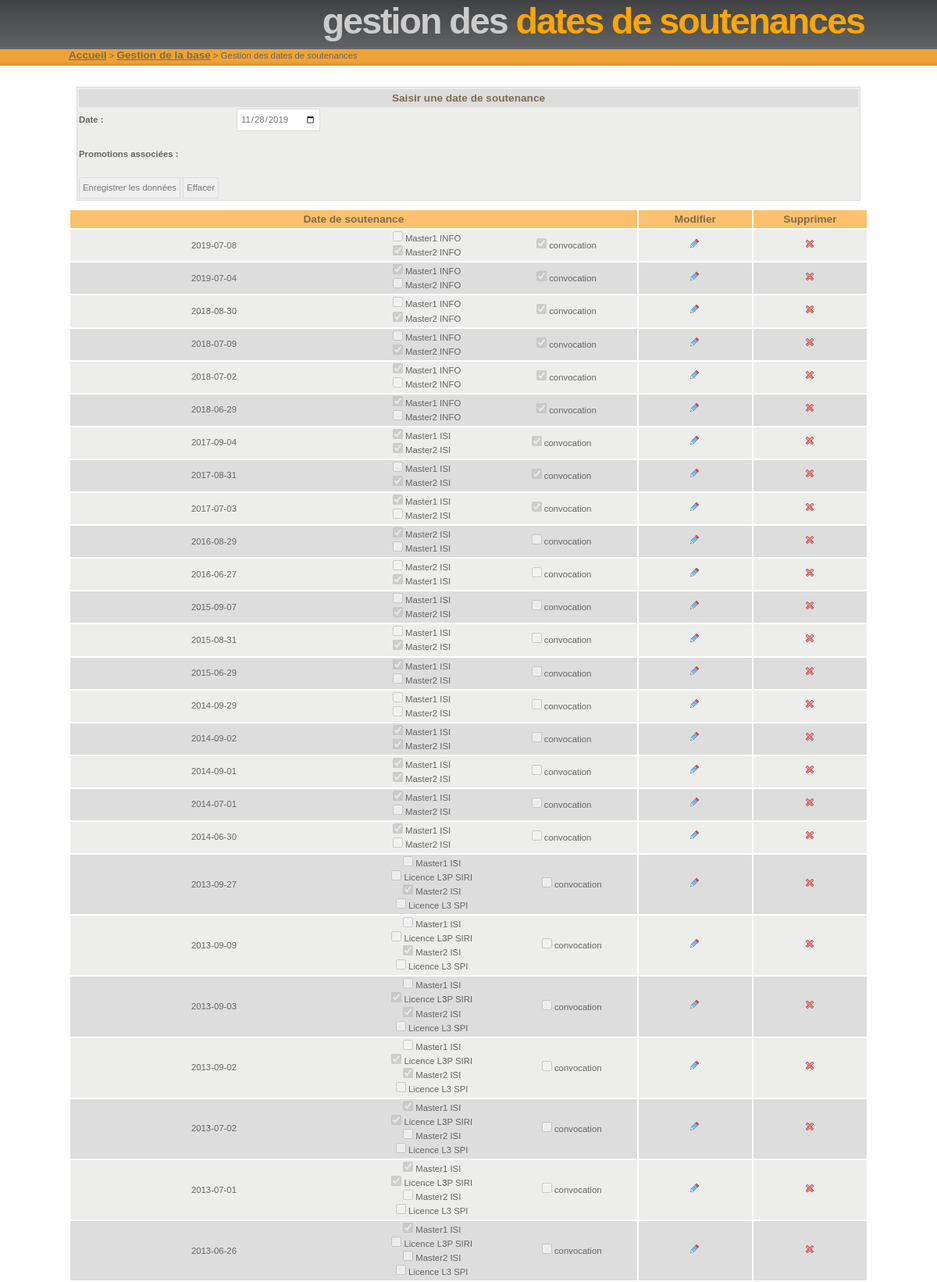
The page /gestion/soutenances/gestionDate.php (upper part) on the database its author committed.
### tables this page shows
CREATE TABLE IF NOT EXISTS `datesoutenance` (
  `iddatesoutenance` INT(10) NOT NULL AUTO_INCREMENT,
  `jour` INT(2) NOT NULL DEFAULT '0',
  `mois` INT(2) NOT NULL DEFAULT '0',
  `annee` INT(4) NOT NULL DEFAULT '0',
  `convocation` TINYINT(4) NOT NULL DEFAULT '0',
  PRIMARY KEY (`iddatesoutenance`));

CREATE TABLE IF NOT EXISTS `promotion` (
  `idpromotion` INT(10) NOT NULL AUTO_INCREMENT,
  `anneeuniversitaire` INT(10) NOT NULL DEFAULT '0',
  `idparcours` INT(10) NOT NULL,
  `idfiliere` INT(10) NOT NULL,
  `email_promotion` VARCHAR(200) NULL DEFAULT NULL,
  PRIMARY KEY (`idpromotion`),
  INDEX `idfiliere_idx` (`idfiliere` ASC),
  INDEX `idparcours_idx` (`idparcours` ASC),
  CONSTRAINT `fk_promotion_filiere_idfiliere`
    FOREIGN KEY (`idfiliere`)
    REFERENCES `filiere` (`idfiliere`)
    ON DELETE NO ACTION
    ON UPDATE NO ACTION,
  CONSTRAINT `fk_promotion_parcours_idparcours`
    FOREIGN KEY (`idparcours`)
    REFERENCES `parcours` (`idparcours`)
    ON DELETE NO ACTION
    ON UPDATE NO ACTION);

CREATE TABLE IF NOT EXISTS `filiere` (
  `idfiliere` INT(10) NOT NULL AUTO_INCREMENT,
  `nomfiliere` VARCHAR(50) NOT NULL,
  `temps_soutenance` INT(3) NOT NULL DEFAULT '20',
  `affDepot` TINYINT(1) NOT NULL DEFAULT '1',
  PRIMARY KEY (`idfiliere`));

CREATE TABLE IF NOT EXISTS `parcours` (
  `idparcours` INT(10) NOT NULL AUTO_INCREMENT,
  `nomparcours` VARCHAR(50) NOT NULL,
  PRIMARY KEY (`idparcours`));

### classes/bdd/connec.inc (called while the page is built, shortened)
<?php
$tab1 = 'relation_promotion_datesoutenance';
$tab5 = 'datesoutenance';
$tab10 = 'filiere';
$tab13 = 'parcours';
$tab15 = 'promotion';
?>

### classes/bdd/DateSoutenance_BDD.php (called while the page is built, shortened)
<?php
class DateSoutenance_BDD {
    public static function getDateSoutenance($identifiant) {
	global $db;
	global $tab5;
	$sql = "SELECT * FROM $tab5 WHERE iddatesoutenance='$identifiant';";
	$res = $db->query($sql);
	if ($res) {
	    $enreg = $res->fetch_array();
	    return $enreg;
	}
	else
	    return FALSE;
    }
    public static function listerDateSoutenance($filtre, $ordre) {
	global $db;
	global $tab5;
	if ($filtre == '')
	    $sql = "SELECT * FROM $tab5 ORDER BY annee $ordre, mois $ordre, jour $ordre;";
	else
	    $sql = "SELECT * FROM $tab5 WHERE " . $filtre->getStrFiltres() . " ORDER BY annee $ordre, mois $ordre, jour $ordre;";
	$result = $db->query($sql);
	$tabDateSoutenance = array();
	if ($result) {
	    while ($dateSoutenance = $result->fetch_array()) {
		$tab = array();
		array_push($tab, $dateSoutenance["iddatesoutenance"]);
		array_push($tab, $dateSoutenance["jour"]);
		array_push($tab, $dateSoutenance["mois"]);
		array_push($tab, $dateSoutenance["annee"]);
		array_push($tab, $dateSoutenance["convocation"]);
		array_push($tabDateSoutenance, $tab);
	    }
	}
	return $tabDateSoutenance;
    }
    public static function listerRelationPromoDate($idDate) {
	global $db;
	global $tab1;
	$sql = "SELECT idpromotion FROM $tab1 WHERE iddatesoutenance='$idDate';";
	$result = $db->query($sql);
	$tabIdPromotion = array();
	if ($result) {
	    while ($ligne = $result->fetch_row()) {
		array_push($tabIdPromotion, $ligne[0]);
	    }
	}
	return $tabIdPromotion;
    }
}
?>

### classes/moteur/DateSoutenance.php (called while the page is built, shortened)
<?php
class DateSoutenance {
    var $identifiantBDD;
    var $jour;
    var $mois;
    var $annee;
    var $convocation;
    public function __construct($identifiantBDD, $jour, $mois, $annee, $convocation) {
	$this->identifiantBDD = $identifiantBDD;
	$this->jour = $jour;
	$this->mois = $mois;
	$this->annee = $annee;
	$this->convocation = $convocation;
    }
    public function getIdentifiantBDD() {
	return $this->identifiantBDD;
    }
    public function getJour() {
	return $this->jour;
    }
    public function getMois() {
	return $this->mois;
    }
    public function getAnnee() {
	return $this->annee;
    }
    public function getConvocation() {
	return $this->convocation;
    }
    public static function getDateSoutenance($idDateSoutenance) {
	$dateSoutenanceBDD = DateSoutenance_BDD::getDateSoutenance($idDateSoutenance);
	return new DateSoutenance($dateSoutenanceBDD["iddatesoutenance"],
				  $dateSoutenanceBDD["jour"],
				  $dateSoutenanceBDD["mois"],
				  $dateSoutenanceBDD["annee"],
				  $dateSoutenanceBDD["convocation"]);
    }
    public static function listerDateSoutenance($filtre = '', $ordre = 'ASC') {
	$tabDateSoutenance = array();
	$tabDateSoutenanceString = DateSoutenance_BDD::listerDateSoutenance($filtre, $ordre);
	for ($i = 0; $i < sizeof($tabDateSoutenanceString); $i++)
	    array_push($tabDateSoutenance,
		    new DateSoutenance($tabDateSoutenanceString[$i][0],
				       $tabDateSoutenanceString[$i][1],
				       $tabDateSoutenanceString[$i][2],
				       $tabDateSoutenanceString[$i][3],
				       $tabDateSoutenanceString[$i][4]));
	return $tabDateSoutenance;
    }
    public static function listerRelationPromoDate($idDateSoutenance) {
	$tabPromos = DateSoutenance_BDD::listerRelationPromoDate($idDateSoutenance);
	return $tabPromos;
    }
}
?>

### classes/moteur/Promotion.php (called while the page is built, shortened)
<?php
class Promotion {
    var $identifiant_BDD;
    var $idParcours;
    var $idFiliere;
    public function __construct($identifiant_BDD, $anneeUniversitaire,
	    $idParcours, $idFiliere, $emailPromotion) {
	$this->identifiant_BDD = $identifiant_BDD;
	$this->idParcours = $idParcours;
	$this->idFiliere = $idFiliere;
    }
    public function getIdentifiantBDD() {
	return $this->identifiant_BDD;
    }
    public function getParcours() {
	return Parcours::getParcours($this->idParcours);
    }
    public function getFiliere() {
	return Filiere::getFiliere($this->idFiliere);
    }
    public static function listerPromotions($filtre) {
	$tabDonneesPromos = Promotion_BDD::getListePromotions($filtre);
	$tabP = array();
	for ($i = 0; $i < sizeof($tabDonneesPromos); $i++)
	    array_push($tabP,
		    new Promotion($tabDonneesPromos[$i][0],
				  $tabDonneesPromos[$i][1],
				  $tabDonneesPromos[$i][2],
				  $tabDonneesPromos[$i][3],
				  $tabDonneesPromos[$i][4]));
	return $tabP;
    }
}
?>

### classes/moteur/FiltreString.php (called while the page is built)
<?php
class FiltreString extends Filtre {
    public function __construct($champ, $valeur) {
	$this->strFiltres = $champ . " LIKE '" . $valeur . "'";
    }
}
?>

### classes/moteur/Filtre.php (called while the page is built, shortened)
<?php
class Filtre {
    var $strFiltres;
    public function getStrFiltres() {
	if ((substr_count($this->strFiltres, "=") <= 1) &&
	    (substr_count($this->strFiltres, "ILIKE") <= 1))
	    return $this->strFiltres;
	else
	    return "(" . $this->strFiltres . ")";
    }
}
?>

### classes/bdd/Promotion_BDD.php (called while the page is built, shortened)
<?php
class Promotion_BDD {
  public static function getListePromotions($filtre) {
    global $db;
    global $tab15;
    if ($filtre == "")
    $requete = "SELECT * FROM $tab15";
    else
    $requete = "SELECT * FROM $tab15 WHERE " . $filtre->getStrFiltres();
    $res = $db->query($requete);
    $tabPromos = array();
    if ($res) {
      while ($p = $res->fetch_array()) {
        $tab = array();
        array_push($tab, $p["idpromotion"]);
        array_push($tab, $p["anneeuniversitaire"]);
        array_push($tab, $p["idparcours"]);
        array_push($tab, $p["idfiliere"]);
        array_push($tab, $p["email_promotion"]);
        array_push($tabPromos, $tab);
      }
    }
    return $tabPromos;
  }
}
?>

### classes/bdd/Filiere_BDD.php (called while the page is built, shortened)
<?php
class Filiere_BDD {
    public static function getFiliere($identifiantBDD) {
	global $db;
	global $tab10;
	$sql = "SELECT * FROM $tab10 WHERE idfiliere='$identifiantBDD'";
	$res = $db->query($sql);
	if ($res) {
	    $enreg = $res->fetch_assoc();
	    return $enreg;
	} else
	    return FALSE;
    }
}
?>

### classes/moteur/Filiere.php (called while the page is built, shortened)
<?php
class Filiere {
    var $nom;
    public function __construct($identifiant_BDD, $nom, $tempsSoutenance = 20, $affDepot = 1) {
	$this->nom = $nom;
    }
    public function getNom() {
	return $this->nom;
    }
    public static function getFiliere($identifiantFiliere) {
	$filiereString = Filiere_BDD::getFiliere($identifiantFiliere);
	$filiere = new Filiere($filiereString['idfiliere'],
			       $filiereString['nomfiliere'],
			       $filiereString['temps_soutenance'],
			       $filiereString['affDepot']);
	return $filiere;
    }
}
?>

### classes/bdd/Parcours_BDD.php (called while the page is built, shortened)
<?php
class Parcours_BDD {
    public static function getParcours($identifiantBDD) {
	global $db;
	global $tab13;
	$sql = "SELECT * FROM $tab13 WHERE idparcours='$identifiantBDD';";
	$res = $db->query($sql);
	if ($res) {
	    $enreg = $res->fetch_array();
	    return $enreg;
	} else
	    return FALSE;
    }
}
?>

### classes/moteur/Parcours.php (called while the page is built, shortened)
<?php
class Parcours {
    var $nom;
    public function __construct($identifiant_BDD, $nom) {
	$this->nom = $nom;
    }
    public function getNom() {
	return $this->nom;
    }
    public static function getParcours($identifiantParcours) {
	$parcoursString = Parcours_BDD::getParcours($identifiantParcours);
	$parcours = new Parcours($parcoursString['idparcours'], $parcoursString['nomparcours']);
	return $parcours;
    }
}
?>

### classes/ihm/DateSoutenance_IHM.php (the view, shortened to what this page needs)
<?php
class DateSoutenance_IHM {
    public static function afficherFormulaireSaisie() {
	?>
	<form method="POST" action="">
	    <table>
		<tr id="entete2">
		    <td colspan=2>Saisir une date de soutenance</td>
		</tr>
		<tr>
		    <th width="150">Date :</th>
		    <td>
			<input type="date" name="date" value="<?php echo date("Y-m-d"); ?>"/>
		    </td>
		</tr>
		<tr>
		    <th></th>
		    <td>&nbsp;</td>
		</tr>
		<tr>
		    <th width="200">Promotions associées :</th>
		    <td>
		    </td>
		</tr>
		<tr>
		    <th></th>
		    <td>&nbsp;</td>
		</tr>
		<tr>
		    <td colspan=2>
			<input type=submit value="Enregistrer les données"/>
			<input type=reset value="Effacer"/>
		    </td>
		</tr>
	    </table>
	</form>
	<?php
    }
	?>
	<?php
    public static function afficherListeDateSoutenanceAEditer() {
	$tabDates = DateSoutenance::listerDateSoutenance();
	if (sizeof($tabDates) > 0) {
	    echo
	    "<table>
		<tr id='entete'>
		    <td width='50%'>Date de soutenance</td>
		    <td width='10%' align='center'>Modifier</td>
		    <td width='10%' align='center'>Supprimer</td>
		</tr>";
	    for ($i = sizeof($tabDates) - 1; $i >= 0; $i--) {
		$oDate = DateSoutenance::getDateSoutenance($tabDates[$i]->getIdentifiantBDD());
		$date_formatee = date('Y-m-d', mktime(0, 0, 0, $oDate->getMois(), $oDate->getJour(), $oDate->getAnnee()));
		$tabPromoDate = DateSoutenance::listerRelationPromoDate($tabDates[$i]->getIdentifiantBDD());
		$tabPromo = Promotion::listerPromotions(new FiltreString('anneeuniversitaire', $oDate->getAnnee() - 1));
		?>
		<tr class="ligne<?php echo $i % 2; ?>">
		    <td>
			<table >
			    <tr>
				<td width='50%'><?php echo $date_formatee; ?></td>
				<td>
				    <?php
				    foreach ($tabPromo as $promo) {
					$check = "";
					foreach ($tabPromoDate as $promo2)
					    if ($promo2 == $promo->getIdentifiantBDD())
						$check = "checked";
				    echo '<input type="checkbox" disabled name="promo[]" value="' . $promo->getIdentifiantBDD() . '" ' . $check . '> ' . $promo->getFiliere()->getNom() . ' ' . $promo->getParcours()->getNom() . '<br/>';
				    }
				    ?>
				</td>
				<td>
				    <?php
				    if ($oDate->getConvocation() == 0)
					echo '<input type="checkbox" disabled name="convocation" value="0"> convocation';
				    else
					echo '<input type="checkbox" disabled name="convocation" value="1" checked> convocation';
				    ?>
				</td>
			    </tr>
			</table>
		    </td>
		    <td align="center">
			<a href="gestionDate.php?action=mod&id=<?php echo $tabDates[$i]->getIdentifiantBDD(); ?>">
			    <img src="../../images/reply.png"/>
			</a>
		    </td>
		    <td align="center">
			<a href="gestionDate.php?action=sup&id=<?php echo $tabDates[$i]->getIdentifiantBDD(); ?>">
			    <img src="../../images/action_delete.png"/>
			</a>
		    </td>
		</tr>
		<?php
	    }
	    echo "</table>";
	    echo "<br/><br/>";
	} else {
	    echo "<br/><center>Aucune date n'a été trouvée.</center><br/>";
	}
    }
}
?>

### classes/ihm/Orange.css (style rules this page uses)
* { margin: 0; padding: 0; }
html { height: 100%; }
body { height: 100%; margin: 0; padding: 0; font: 71%/1.5em Verdana, 'Trebuchet MS', Arial, Sans-serif; background: url(../../images/headerbg.png) repeat-x; color: #666666; text-align: center; }
a { color: #EC981F; }
img { margin: 5px; border: 0; }
table { width: 100%; }
form { margin:10px; padding: 0; border: 1px solid #dcdbda; background-color: #ededec; }
input { padding: 4px; border:1px solid #ddd; font: normal 1em/1.5em Verdana, sans-serif; color:#777; }
#entete { background: #fbc16d; }
#entete td { font: bold 1.2em 'Trebuchet MS', Tahoma, Sans-serif; color: #806B4D; padding: 4px; }
#entete td, .ligne0 td, .ligne1 td { padding-left: 5px; padding-right: 5px; text-align: center; }
#entete2 { background: #DDDDDD; }
#entete2 td { font: bold 1.2em 'Trebuchet MS', Tahoma, Sans-serif; text-align: center; color: #806B4D; padding: 4px; }
#entete2 td, .ligne0 td, .ligne1 td { padding-left: 5px; padding-right: 5px; }
.ligne0 { background: #DDDDDD; }
.ligne1 { background: #ededec; }

### rows shown on the page
datesoutenance: date_formatee "2019-07-08"
promotion: idfiliere.nomfiliere "Master1", idparcours.nomparcours "INFO"
promotion: idfiliere.nomfiliere "Master2", idparcours.nomparcours "INFO"
datesoutenance: date_formatee "2019-07-04"
datesoutenance: date_formatee "2018-08-30"
promotion: idfiliere.nomfiliere "Master1", idparcours.nomparcours "INFO"
promotion: idfiliere.nomfiliere "Master2", idparcours.nomparcours "INFO"
datesoutenance: date_formatee "2018-07-09"
datesoutenance: date_formatee "2018-07-02"
datesoutenance: date_formatee "2018-06-29"
datesoutenance: date_formatee "2017-09-04"
promotion: idfiliere.nomfiliere "Master1", idparcours.nomparcours "ISI"
promotion: idfiliere.nomfiliere "Master2", idparcours.nomparcours "ISI"
datesoutenance: date_formatee "2017-08-31"
datesoutenance: date_formatee "2017-07-03"
datesoutenance: date_formatee "2016-08-29"
promotion: idfiliere.nomfiliere "Master2", idparcours.nomparcours "ISI"
promotion: idfiliere.nomfiliere "Master1", idparcours.nomparcours "ISI"
datesoutenance: date_formatee "2016-06-27"
datesoutenance: date_formatee "2015-09-07"
promotion: idfiliere.nomfiliere "Master1", idparcours.nomparcours "ISI"
promotion: idfiliere.nomfiliere "Master2", idparcours.nomparcours "ISI"
datesoutenance: date_formatee "2015-08-31"
datesoutenance: date_formatee "2015-06-29"
datesoutenance: date_formatee "2014-09-29"
promotion: idfiliere.nomfiliere "Master1", idparcours.nomparcours "ISI"
promotion: idfiliere.nomfiliere "Master2", idparcours.nomparcours "ISI"
datesoutenance: date_formatee "2014-09-02"
datesoutenance: date_formatee "2014-09-01"
datesoutenance: date_formatee "2014-07-01"
datesoutenance: date_formatee "2014-06-30"
datesoutenance: date_formatee "2013-09-27", filiere.nomfiliere "Master2", parcours.nomparcours "ISI"
promotion: idfiliere.nomfiliere "Master1", idparcours.nomparcours "ISI"
promotion: idfiliere.nomfiliere "Licence L3P", idparcours.nomparcours "SIRI"
promotion: idfiliere.nomfiliere "Licence L3", idparcours.nomparcours "SPI"
datesoutenance: date_formatee "2013-09-09", filiere.nomfiliere "Master2", parcours.nomparcours "ISI"
datesoutenance: date_formatee "2013-09-03", filiere.nomfiliere "Master2", parcours.nomparcours "ISI"
datesoutenance: date_formatee "2013-09-02", filiere.nomfiliere "Master2", parcours.nomparcours "ISI"
datesoutenance: date_formatee "2013-07-02", filiere.nomfiliere "Master2", parcours.nomparcours "ISI"
datesoutenance: date_formatee "2013-07-01", filiere.nomfiliere "Master2", parcours.nomparcours "ISI"
datesoutenance: date_formatee "2013-06-26", filiere.nomfiliere "Master2", parcours.nomparcours "ISI"

### other values the page prints
$titreGris "gestion des"
$titreOrange "dates de soutenances"
$liens[$i][1] "Accueil"
$liens[$i][1] "Gestion de la base"
$titreGris "Gestion des"
